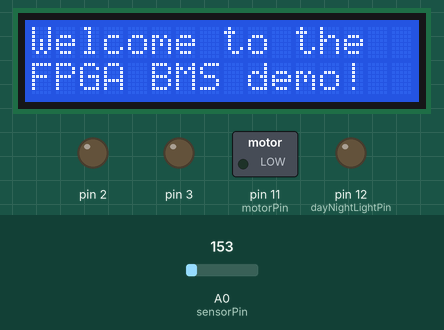
This sketch was run on a simulated Arduino Uno, built with avr-gcc and run on an emulated ATmega328P. Parts: 16×2 character LCD, switched loads named in the sketch (green lamp = pin HIGH), output pins drawn as LEDs (lit = HIGH). Inputs (shaded band) come from the test bench; at power-on: A0 (sensorPin) = 153. What the sketch prints to the serial monitor is not drawn.

Above: at 0.1 s.
At 2.1 s:
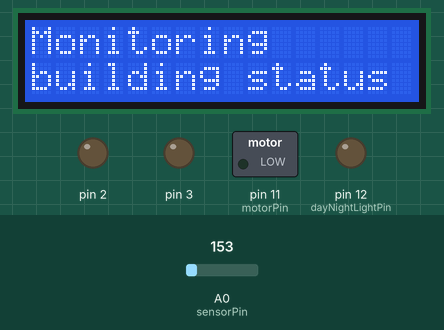
At 67.2 s:
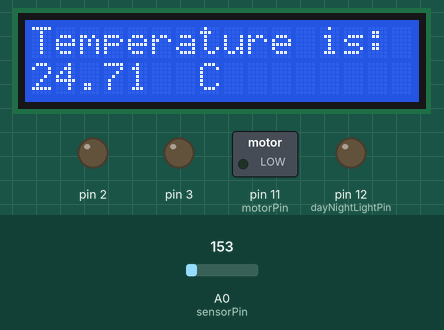
At 127.2 s:
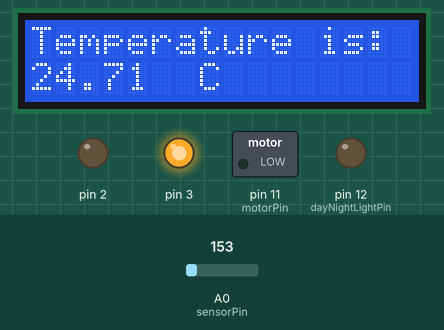
Timing chart, 0 to 128.7 s (numbered marks = the images above):
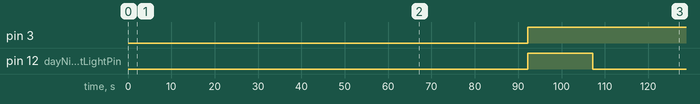

Measured:
- by itself, pin 3: LOW → HIGH at 92.2 s
- by itself, pin 12 (dayNightLightPin): LOW → HIGH at 92.2 s, → LOW 15.0 s later
- what the display in image 1 shows lasts 5.0 s, from 2.1 s to 7.1 s

The sketch:

UNO_Automation.ino
```cpp
// (licence header left out)
// include the library code:
#include <LiquidCrystal.h>

// initialize the library with the numbers of the interface pins
LiquidCrystal lcd(13, 6, 10, 8, 9, 7);

// named constant for the pin the sensor is connected to
const int sensorPin = A0;
// room temperature in Celsius
const float baselineTemp = 28.0;

// day-night illumination indicator
const int dayNightLightPin = 12;

// named constants for the switch and motor pins
const int switchPin = 4;// the number of the switch pin
const int motorPin =  11; // the number of the motor pin
int switchState = 0;  // variable for reading the switch's status

void setup() {
  // initialize digital pin LED_BUILTIN as an output.
  pinMode(LED_BUILTIN, OUTPUT);

  // initialize digital pin dayNightLightPin as an output.
  pinMode(dayNightLightPin, OUTPUT);

  // initialize the motor pin as an output:
  pinMode(motorPin, OUTPUT);
  // initialize the switch pin as an input:
  pinMode(switchPin, INPUT);

  // set up the number of columns and rows on the LCD
  lcd.begin(16, 2);

  // Print a message to the LCD.
  lcd.print("Welcome to the");
  // set the cursor to column 0, line 1
  // line 1 is the second row, since counting begins with 0
  lcd.setCursor(0, 1);
  // print to the second line
  lcd.print("FPGA BMS demo!");
  delay(2000);

  // open a serial connection to display values
  Serial.begin(9600);

  // set the LED pins as outputs
  // the for() loop saves some extra coding
  for (int pinNumber = 2; pinNumber < 4; pinNumber++) {
    pinMode(pinNumber, OUTPUT);
    digitalWrite(pinNumber, LOW);
  }//for
}//setup()

void loop() {

  // read the value on AnalogIn pin 0 and store it in a variable
  int sensorVal = analogRead(sensorPin);

  // send the 10-bit sensor value out the serial port
  Serial.print("sensor Value: ");
  Serial.print(sensorVal);

  // convert the ADC reading to voltage
  float voltage = (sensorVal / 1024.0) * 5.0;

  // Send the voltage level out the Serial port
  Serial.print(", Volts: ");
  Serial.print(voltage);

  // convert the voltage to temperature in degrees C
  // the sensor changes 10 mV per degree
  // the datasheet says there's a 500 mV offset
  // ((voltage - 500 mV) times 100)
  Serial.print(", degrees C: ");
  float temperature = (voltage - .5) * 100;
  Serial.println(temperature);

  for (int counter = 1; counter < 10; counter++) {
  lcd.clear();
  lcd.setCursor(0, 0);
  lcd.print("Monitoring");
  lcd.setCursor(0, 1);
  lcd.print("building status");
  delay(5000);

  lcd.clear();
  lcd.setCursor(0, 0);
  lcd.print("Temperature is:");
  lcd.setCursor(0, 1);
  lcd.println(temperature);// TMP sensor might need calibration, estimating offset
  lcd.print("C");
  delay(5000);

  }//for

  // if the current temperature is lower than the baseline turn on the green LED, pin2 hi
  if (temperature <= baselineTemp) {
    digitalWrite(3, HIGH);
    digitalWrite(2, LOW);
    switchState = LOW;

  } // if the temperature rises above the baseline, turn on the red LED, pin3 hi
  else if (temperature > baselineTemp) {
    digitalWrite(3, LOW);
    digitalWrite(2, HIGH);
    switchState = HIGH;
  }

    // check the state of the switch value:
  if (switchState == HIGH) {
    // turn motor on:
    digitalWrite(motorPin, HIGH);
  }//end if
  else {
    // turn motor off:
    digitalWrite(motorPin, LOW);
  }//end else

  // day-night illumination indicator
  digitalWrite(dayNightLightPin, HIGH); // turn the LED on at night
  delay(15000);                         // wait for 60 second
  digitalWrite(dayNightLightPin, LOW);  // turn the LED off during the day
  delay(15000);

}//loop()
```
